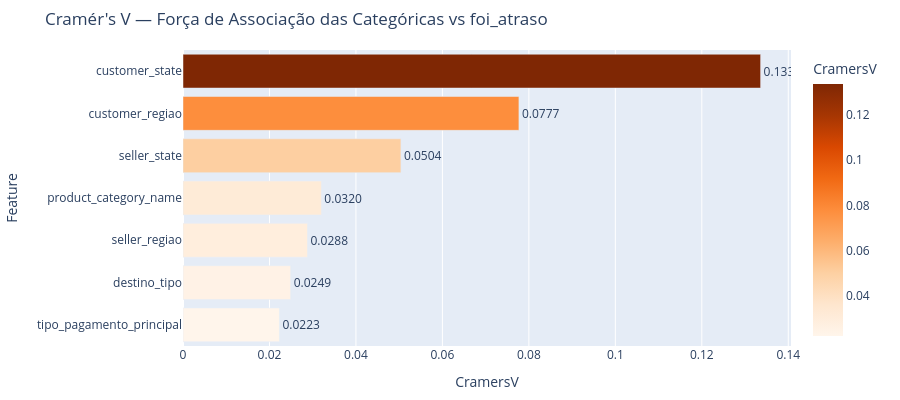

Here is the notebook cell this chart was saved with:
### Code cell
# 8.4 — CRAMÉR'S V + QUI-QUADRADO para features CATEGÓRICAS
# Pearson/Spearman não funcionam com texto (ex: "SP", "RJ").
# Cramér's V mede FORÇA da associação (0 a 1).
# Qui-Quadrado dá o p-valor (se a associação é estatisticamente significativa).

def cramers_v(x, y):
    """Calcula Cramér's V entre duas variáveis categóricas."""
    tabela = pd.crosstab(x, y)
    chi2 = chi2_contingency(tabela)[0]
    n = tabela.sum().sum()
    phi2 = chi2 / n
    r, k = tabela.shape
    phi2corr = max(0, phi2 - ((k-1)*(r-1))/(n-1))
    rcorr = r - ((r-1)**2)/(n-1)
    kcorr = k - ((k-1)**2)/(n-1)
    return np.sqrt(phi2corr / min((kcorr-1), (rcorr-1))) if min(kcorr, rcorr) > 1 else 0

print("\n=== CRAMÉR'S V + QUI-QUADRADO (CATEGORICAS vs foi_atraso) ===")
print(f"{'Feature':35s} {'Cramér V':>10s} {'Chi2':>12s} {'p-valor':>12s} {'N categ.':>10s}")
print("-" * 82)

resultados_cramer = []
for feat in features_cat_eda:
    serie = df[[feat, 'foi_atraso']].dropna()
    cv = cramers_v(serie[feat], serie['foi_atraso'])
    tabela = pd.crosstab(serie[feat], serie['foi_atraso'])
    chi2_val, p_val, dof, expected = chi2_contingency(tabela)
    n_cat = serie[feat].nunique()
    sig = "Sim" if p_val < 0.05 else "Nao"
    print(f"  {feat:33s} {cv:>10.4f} {chi2_val:>12.1f} {p_val:>12.2e} {n_cat:>10d}")
    resultados_cramer.append({
        'Feature': feat, 'CramersV': round(cv, 4),
        'Chi2': round(chi2_val, 1), 'p_valor_chi2': p_val,
        'N_categorias': n_cat, 'Significativo': sig
    })

df_cramer = pd.DataFrame(resultados_cramer).sort_values('CramersV', ascending=False)

# Grafico Cramer
fig_cramer = px.bar(
    df_cramer.sort_values('CramersV'),
    x='CramersV', y='Feature', orientation='h',
    title="Cramér's V — Força de Associação das Categóricas vs foi_atraso",
    color='CramersV', color_continuous_scale='Oranges',
    text=df_cramer.sort_values('CramersV')['CramersV'].apply(lambda x: f'{x:.4f}')
)
fig_cramer.update_traces(textposition='outside')
fig_cramer.update_layout(
    height=400, 
    yaxis={'categoryorder': 'total ascending'},
    margin=dict(l=150, r=40, t=50, b=20)
)
fig_cramer.show()

### Figure 1 — Plotly figure (JSON) as saved in the notebook; plotly's stock layout.template omitted (floating-point values rounded to 4 significant figures)
{"data": [{"hovertemplate": "CramersV=%{marker.color}<br>Feature=%{y}<br>text=%{text}<extra></extra>", "legendgroup": "", "marker": {"color": [0.0223, 0.0249, 0.0288, 0.032, 0.0504, 0.0777, 0.1336], "coloraxis": "coloraxis", "pattern": {"shape": ""}}, "name": "", "orientation": "h", "showlegend": false, "text": ["0.0223", "0.0249", "0.0288", "0.0320", "0.0504", "0.0777", "0.1336"], "textposition": "outside", "type": "bar", "x": [0.0223, 0.0249, 0.0288, 0.032, 0.0504, 0.0777, 0.1336], "xaxis": "x", "y": ["tipo_pagamento_principal", "destino_tipo", "seller_regiao", "product_category_name", "seller_state", "customer_regiao", "customer_state"], "yaxis": "y"}], "layout": {"barmode": "relative", "coloraxis": {"colorbar": {"title": {"text": "CramersV"}}, "colorscale": [[0, "rgb(255,245,235)"], [0.125, "rgb(254,230,206)"], [0.25, "rgb(253,208,162)"], [0.375, "rgb(253,174,107)"], [0.5, "rgb(253,141,60)"], [0.625, "rgb(241,105,19)"], [0.75, "rgb(217,72,1)"], [0.875, "rgb(166,54,3)"], [1, "rgb(127,39,4)"]]}, "height": 400, "legend": {"tracegroupgap": 0}, "margin": {"b": 20, "l": 150, "r": 40, "t": 50}, "title": {"text": "Cramér's V — Força de Associação das Categóricas vs foi_atraso"}, "xaxis": {"anchor": "y", "domain": [0, 1], "title": {"text": "CramersV"}}, "yaxis": {"anchor": "x", "categoryorder": "total ascending", "domain": [0, 1], "title": {"text": "Feature"}}}}
